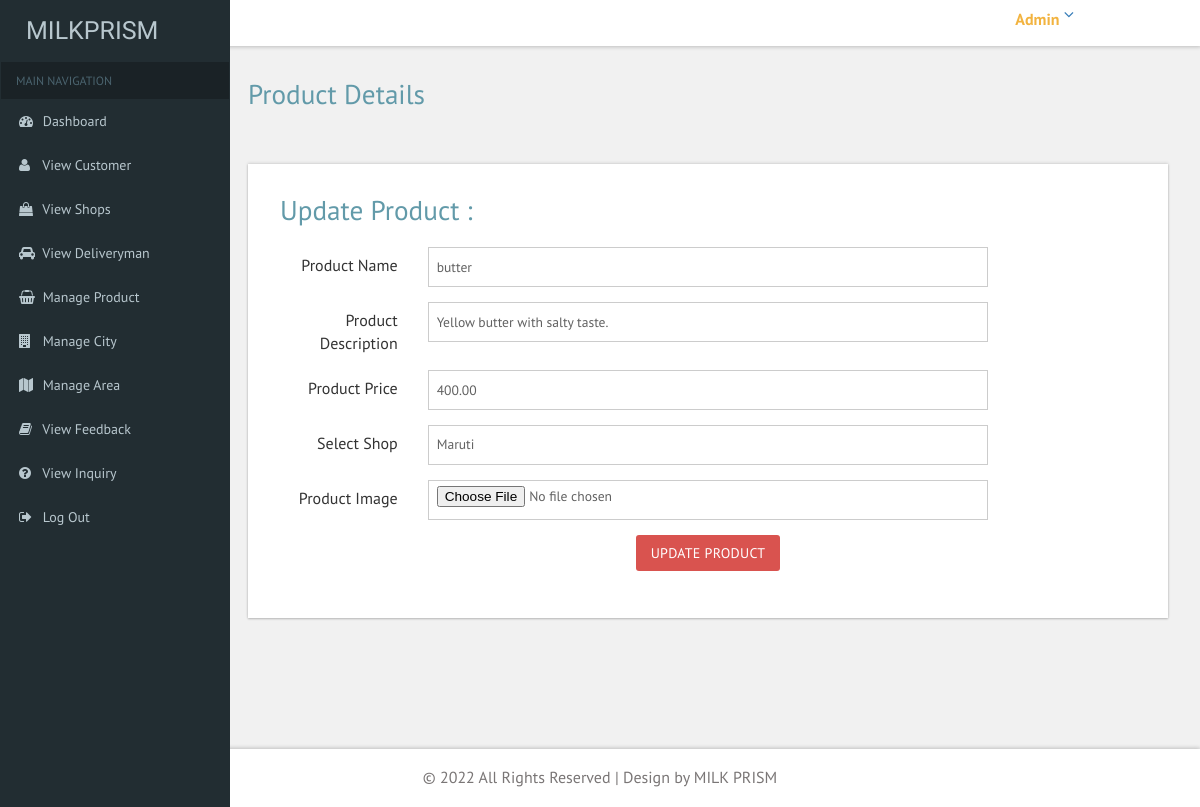
Page /ADMIN/edit_product.php?pid=2 (signed in) on the committed database.
### tables this page shows
CREATE TABLE `product` (
  `product_id` int(11) NOT NULL,
  `product_name` varchar(50) NOT NULL,
  `description` text NOT NULL,
  `price` decimal(10,2) NOT NULL,
  `image` varchar(50) NOT NULL,
  `shop_id` int(11) NOT NULL
);

CREATE TABLE `shop` (
  `shop_id` int(11) NOT NULL,
  `shop_name` varchar(50) NOT NULL,
  `shop_email` varchar(50) NOT NULL,
  `shop_contact` bigint(10) NOT NULL,
  `shop_address` text NOT NULL,
  `city_id` int(11) NOT NULL,
  `area_id` int(11) NOT NULL,
  `pincode` int(11) NOT NULL,
  `shopkeeper_name` varchar(100) NOT NULL,
  `shopkeeper_contact` bigint(10) NOT NULL,
  `shop_image` varchar(50) NOT NULL,
  `status` int(11) NOT NULL,
  `registration_date` date NOT NULL,
  `password` varchar(50) NOT NULL
);

### ADMIN/edit_product.php (the view, shortened to what this page needs)
<?php
include "common/connection.php";
$id = $_GET["pid"];
$subcategory = $con->query("select * from product where product_id='$id'");
$result = $subcategory->fetch_object();
$category = $con->query("select * from shop");
?>
<!DOCTYPE HTML>
<html>
<head>
<link href="css/bootstrap.css" rel='stylesheet' type='text/css' />
<link href="css/style.css" rel='stylesheet' type='text/css' />
<link href="css/font-awesome.css" rel="stylesheet">
 <link href='css/SidebarNav.min.css' media='all' rel='stylesheet' type='text/css'/>
<link href="css/custom.css" rel="stylesheet">
</head>
<body class="cbp-spmenu-push">
	<div class="main-content">
	<div class="cbp-spmenu cbp-spmenu-vertical cbp-spmenu-left" id="cbp-spmenu-s1">
		<aside class="sidebar-left">
      <?php include "common/sidebar.php";?>
    </aside>
	</div>
		<?php include "common/header.php";?>
		<div id="page-wrapper">
			<div class="main-page">
				<div class="forms">
					<h2 class="title1">Product Details</h2>
					<div class="row">
						<div class="form-three widget-shadow">
						<h3 class="title1">Update Product :</h3>
							<form class="form-horizontal" method="post" enctype="multipart/form-data">
								<div class="form-group">
									<label for="product_name" class="col-sm-2 control-label">Product Name</label>
									<div class="col-sm-8">
										<input type="text" class="form-control1" id="product_name" name="product_name" value="<?php echo $result->product_name;?>" placeholder="">
									</div>
								</div>
								<div class="form-group">
									<label for="description" class="col-sm-2 control-label">Product Description</label>
									<div class="col-sm-8">
										<input type="text" class="form-control1" id="description" name="description" value="<?php echo $result->description;?>" placeholder="">
									</div>
								</div>
								<div class="form-group">
									<label for="price" class="col-sm-2 control-label">Product Price</label>
									<div class="col-sm-8">
										<input type="text" class="form-control1" id="price" name="price" value="<?php echo $result->price;?>" placeholder="">
									</div>
								</div>
								<div class="form-group">
									<label for="selector1" class="col-sm-2 control-label">Select Shop</label>
									<div class="col-sm-8"><select name="selector1" id="selector1" class="form-control1">
										<?php
											while($row = $category->fetch_object())
											{
										?>
										<option value="<?php echo($row->shop_id); ?>" <?php if($result->shop_id=="$row->shop_id"){echo "selected";} ?>><?php echo($row->shop_name); ?></option>
										<?php
											}
										?>
									</select></div>
								</div>
								<div class="form-group">
									<label for="image" class="col-sm-2 control-label">Product Image</label>
									<div class="col-sm-8">
										<input type="file" class="form-control1" id="image" name="image" placeholder="">
									</div>
								</div>
								<div class="form-group">
									<div class="col-sm-12" style="text-align: center;">
										<input type="submit" class="btn btn-danger" id="submit" name="submit" value="Update Product">
									</div>
								</div>
							</form>
						</div>
					</div>
				</div>
			</div>
		</div>
		<?php include "common/footer.php";?>
	</div>
</body>
</html>

### ADMIN/common/header.php (shortened to what this page needs)
<?php
include "connection.php";
$id = $_SESSION["id"];
$admin = $con->query("select * from admin where id='$id'");
$row = $admin->fetch_object();
?>
<div class="sticky-header header-section ">
			<div class="header-right">
				<div class="profile_details">
					<ul>
						<li class="dropdown profile_details_drop">
							<a href="#" class="dropdown-toggle" data-toggle="dropdown" aria-expanded="false">
								<div class="profile_img">
									<div class="user-name">
										<p><?php echo "$row->name";?></p>
									</div>
									<i class="fa fa-angle-down"></i>
								</div>
							</a>
						</li>
					</ul>
				</div>
				<div class="clearfix"> </div>
			</div>
			<div class="clearfix"> </div>
		</div>

### ADMIN/css/custom.css (style rules this page uses)
#page-wrapper { padding:5em 2em 2.5em; background-color: #F1F1F1; }

### rows in the picture
product: product_name "butter", description "Yellow butter with salty taste.", price "400.00", selector1 "Maruti"

### other values in the picture
$row->name "Admin"
